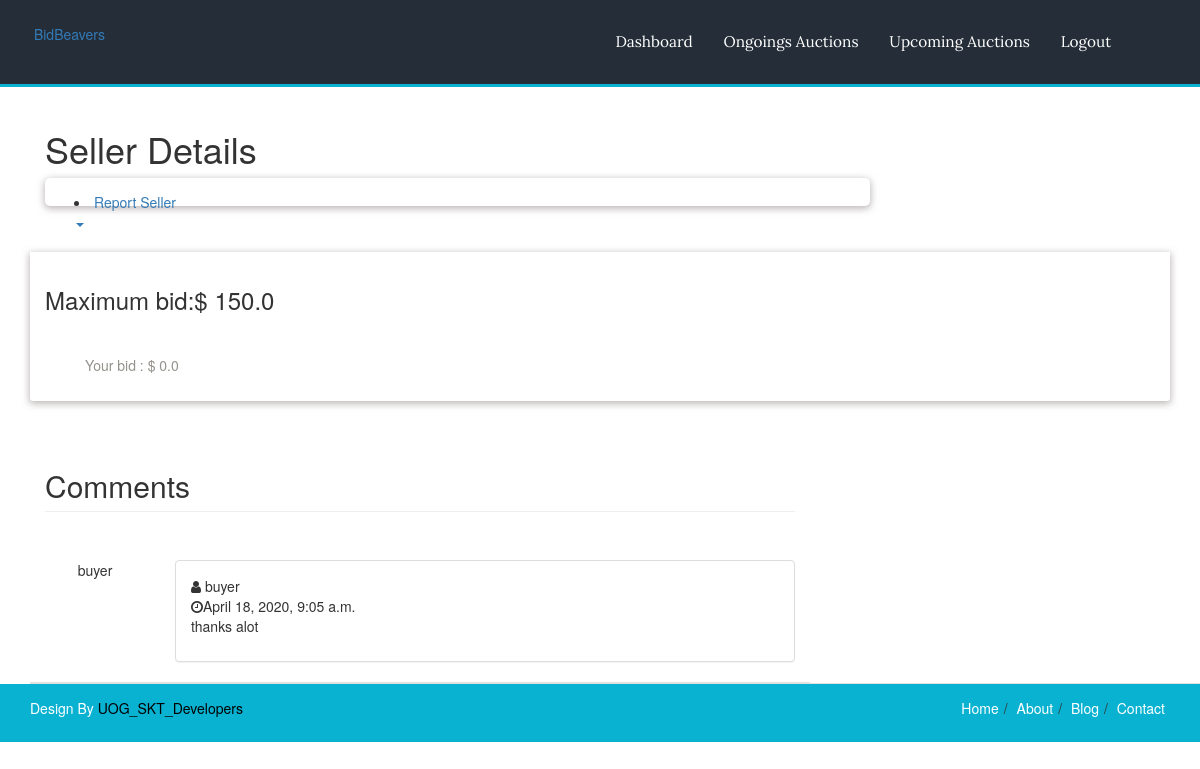
Page /bidwinDetails/5/ on the committed database.
### project/models.py (models this page shows, shortened)
class Bidding(models.Model):
    user=models.ForeignKey(User,on_delete=models.CASCADE)
    image = models.ImageField()
    fname = models.CharField(max_length=20)
    lname = models.CharField(max_length=20)
    bamount=models.FloatField()
    forproduct = models.IntegerField()
    created_date = models.DateTimeField('date created', default=timezone.now)

class comment(models.Model):
    user = models.ForeignKey(User, on_delete=models.CASCADE)
    image=models.ImageField()
    fname=models.CharField(max_length=20)
    lname=models.CharField(max_length=20)
    forproduct=models.IntegerField()
    message=models.CharField(max_length=100)
    created_date = models.DateTimeField('date created', default=timezone.now)
    slug = models.SlugField(null=True, blank=True,default="")

### project/views.py (the view)
# urls.py: path('bidwinDetails/<slug>/',views.bidwinDetails,name="bidwinDetails"),
def bidwinDetails(request, slug):
    user = request.user
    seller_id = 0
    prod_id = 0
    avgrating = 0.0
    maxbidamount = 0.0
    bidwons = Bidwons.objects.filter(user_id=user.id, slug=slug)
    if (bidwons.count != 0):
        for item in bidwons:
            seller_id = item.seller_id
        print(seller_id)
        sobj = seller.objects.filter(user_id=seller_id)
        totalcount = Product.objects.filter(user_id=seller_id, prod_status='S', auction_status='F')
        rattingg = Rating.objects.filter(user_id=seller_id)
        for item in rattingg:
            avgrating = item.rating
        tcount = totalcount.count()
        cmnt = comment.objects.filter(forproduct=slug)
        bobj = Bidding.objects.filter(user_id=user.id, forproduct=slug)
        maxbid = Bidding.objects.filter(forproduct=slug)
        for item in maxbid:
            if item.bamount > maxbidamount:
                maxbidamount = item.bamount
        param = {'param': bidwons,
                 'user': sobj,
                 'tsale': tcount,
                 'avgrating': avgrating,
                 'comment': cmnt,
                 'bid': bobj,
                 'maxbid': maxbidamount,
                 }
        return render(request, 'Buyer/pages/BidwonDetail.html', param)

### templates/Buyer/pages/bidwonDetail.html (shortened to what this page needs)
<!DOCTYPE HTML>
<html>
<head>
    {% load static %}
<link href="{%static 'web/css/bootstrap.css' %}" rel="stylesheet" type="text/css" media="all">
<link href="{%static 'web/css/style.css' %}" rel="stylesheet" type="text/css" media="all"/>
<link rel="stylesheet" href="https://cdnjs.cloudflare.com/ajax/libs/font-awesome/4.7.0/css/font-awesome.min.css">
<link href="//netdna.bootstrapcdn.com/bootstrap/3.0.0/css/bootstrap.min.css" rel="stylesheet" id="bootstrap-css">
<link href="//netdna.bootstrapcdn.com/bootstrap/3.0.0/css/bootstrap.min.css" rel="stylesheet" id="bootstrap-css">
<link href="//netdna.bootstrapcdn.com/bootstrap/3.2.0/css/bootstrap.min.css" rel="stylesheet" id="bootstrap-css">
</head>
<body>
<div class="header">
	<div class="container">
		<div class="header-main">
			<div class="logo">
				<a href=""> <img src="{%static 'images/log0_2.png' %}" alt="" title=""> <b></b>BidBeavers</a>
			</div>
			<div class="head-right">
			  <div class="top-nav">
				<ul class="res">
					<li>
                    <a  href="/goprofile/">Dashboard</a></li>
					<li><a href="/BongoingAuctions/"> Ongoings Auctions    </a></li>
                    <li><a href="/BpendingAuctions/"> Upcoming Auctions   </a></li>
                    <li ><a  href="{% url 'logout' %}">Logout</a></li>
				</ul>
			 </div>
		</div>
		</div>
	</div>
</div>
<div >
	<div class="container">
		<div class="blog-main">
			<div class="col-md-9 blog-left">
				<h1>Seller Details</h1>
			   <div class="single-commemts">
			   	<div class="col-md-2 user">
					<li class="dropdown">
                     <a  class="dropdown-toggle" data-toggle="dropdown">Report Seller <b class="caret"></b></a>
                           </div>
							</div>
						</div>
                  <div class="clearfix"> </div>
			   </div>
<br>
				<div class="blog-detail">{% if maxbid %}
				<h3>Maximum bid:$ {{maxbid}} </h3>
					{% else %}
					<h3><p >Maximum bid: $ 0.0 </p></h3>
					{% endif %}
				<ul>
					<div class="summary entry-summary">
						<p id="demo"></p> <br>
						{% if bid %}
									{% for item in bid %}
									<p class="auction-bid"><span class="auction-price current-bid" data-auction-id="2340" data-bid="6" data-status="running"><span class="current auction">Your bid :</span> <span class="woocommerce-Price-amount amount"><span class="woocommerce-Price-currencySymbol"> $ </span>{{item.bamount}}</span></span> </p>{% endfor %}
						{% else %}
						<p class="auction-bid"><span class="auction-price current-bid" data-auction-id="2340" data-bid="6" data-status="running"><span class="current auction">Your bid :</span> <span class="woocommerce-Price-amount amount"><span class="woocommerce-Price-currencySymbol"> $ </span>0.0</span></span> </p>
						{% endif %}
					</div>
				</ul>
			</div>
<div class="container ">
  <div class="row ">
    <div class="col-md-8  ">
      <h2 class="page-header ">Comments</h2>
        <section class="comment-list">
{% for cmt in comment %}
          <article class="row">
            <div class="col-md-2 col-sm-2 hidden-xs">
                <figcaption class="text-center">{{cmt.user.username}}</figcaption>
            </div>
            <div class="col-md-10 col-sm-10">
              <div class="panel panel-default arrow left">
                <div class="panel-body">
                  <header class="text-left">
                    <div class="comment-user"><i class="fa fa-user"></i> {{cmt.user.username}}</div>
                    <time class="comment-date" datetime="16-12-2014 01:05"><i class="fa fa-clock-o"></i>{{cmt.created_date}}</time>
                  </header>
                  <div class="comment-post">
                    <p>
                      {{cmt.message}}
                    </p>
                  </div>
                </div>
              </div>
            </div>
          </article>{% endfor %}
        </section>
    </div>
  </div>
</div>
				</div>
			</div>
<div class="footer">
	<div class="copyright">
	<div class="container">
		<div class="copy-main">
			<div class="copy-left">
				<p>Design By<a href="" target="-blank"> UOG_SKT_Developers</a></p>
			</div>
			<div class="copy-right">
				<ul>
					<li><a class="active" href="">Home</a></li>/
					<li><a href="about/">About</a></li>/
					<li><a href="blog.html">Blog</a></li>/
					<li><a href="contact/">Contact</a></li>
				</ul>
			</div>
		</div>
	</div>
</div>
</div>
</body>
</html>

### static/web/css/style.css (style rules this page uses)
h4, h5, h6, h1, h2, h3 { margin-top: 0; }
ul, ol { margin: 0; }
p { margin: 0; }
html, body { font-family: 'Lato', sans-serif; font-size: 100%; background:#fff; }
.header { background: #252e38; border-bottom: 3px solid #0ab2d2; }
.logo { float: left; width:50%; margin: 1.7em 0em 0em 0em; }
.head-right { float: right; width: 50%; }
.top-nav { float: left; }
.top-nav ul { padding:0px; list-style: none; }
.top-nav ul li { display: inline-block; float: left; }
.top-nav ul li a { font-size: 1.1em; font-weight: 400; color: #fff; text-decoration: none; padding: 2em 1em 2em 1em; font-family: 'Lora', serif; display:block; }
.row { padding: 2em 0em 0em 0em; border-bottom: 1px solid #e1e1e1; }
.footer { background: #252e38; }
.copy-left { float: left; }
.copy-right { float: right; }
.copy-right ul { padding: 0px; list-style:none; }
.copy-right ul li { display: inline-block; margin: 0px 5px 0px 5px; }
.copy-right ul li a { font-size: 1em; font-weight: 400; color: #fff; text-decoration: none; }
.copyright { background: #0ab2d2; padding: 1em 0em 1em 0em; }
.copy-left p { font-size: 1em; font-weight: 400; color: #fff; }
.copy-left p a { font-size: 1em; font-weight: 400; color:#000; }
.blog-detail p { font-size: 1em; font-weight: 400; color:#95928d; line-height: 1.6em; width: 90%; }
.blog-detail { padding: 15px; background: #fff; box-shadow: 0 2px 7px 1px rgba(144, 133, 133, 0.56); border-radius: 0px 0px 3px 3px; -webkit-border-radius: 0px 0px 3px 3px; -moz-border-radius: 0px 0px 3px 3px; -o-border-radius: 0px 0px 3px 3px; }
.single-commemts { background: #fff; padding: 14px; box-shadow: 0 2px 7px 1px rgba(144, 133, 133, 0.56); border-radius: 5px; -webkit-border-radius: 5px; -moz-border-radius: 5px; -o-border-radius: 5px; }

### rows in the picture
Bidding: bamount "150.0"
comment: user.username "buyer", created_date "April 18, 2020, 9:05 a.m.", message "thanks alot"
